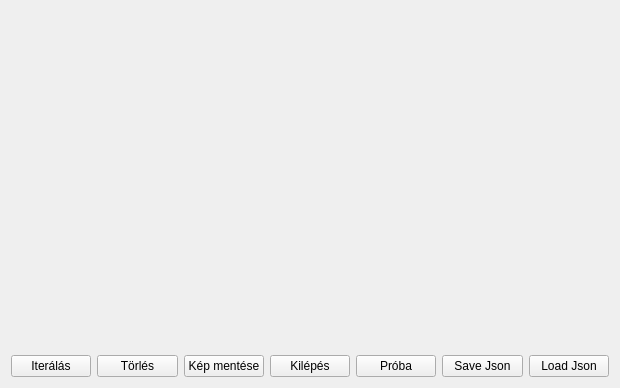
<?xml version="1.0" encoding="UTF-8"?>
<ui version="4.0">
 <class>Widget</class>
 <widget class="QWidget" name="Widget">
  <property name="geometry">
   <rect>
    <x>0</x>
    <y>0</y>
    <width>620</width>
    <height>388</height>
   </rect>
  </property>
  <property name="windowTitle">
   <string>Widget</string>
  </property>
  <layout class="QHBoxLayout" name="horizontalLayout">
   <item>
    <layout class="QVBoxLayout" name="verticalLayout">
     <item>
      <spacer name="verticalSpacer">
       <property name="orientation">
        <enum>Qt::Vertical</enum>
       </property>
       <property name="sizeHint" stdset="0">
        <size>
         <width>20</width>
         <height>40</height>
        </size>
       </property>
      </spacer>
     </item>
     <item>
      <layout class="QHBoxLayout" name="horizontalLayout_2">
       <item>
        <widget class="QPushButton" name="iterateButton">
         <property name="text">
          <string>Iterálás</string>
         </property>
        </widget>
       </item>
       <item>
        <widget class="QPushButton" name="resetButton">
         <property name="text">
          <string>Törlés</string>
         </property>
        </widget>
       </item>
       <item>
        <widget class="QPushButton" name="saveImageButton">
         <property name="text">
          <string>Kép mentése</string>
         </property>
        </widget>
       </item>
       <item>
        <widget class="QPushButton" name="exitButton">
         <property name="text">
          <string>Kilépés</string>
         </property>
        </widget>
       </item>
       <item>
        <widget class="QPushButton" name="initButton">
         <property name="text">
          <string>Próba</string>
         </property>
        </widget>
       </item>
       <item>
        <widget class="QPushButton" name="saveJsonButton">
         <property name="text">
          <string>Save Json</string>
         </property>
        </widget>
       </item>
       <item>
        <widget class="QPushButton" name="loadJsonButton">
         <property name="text">
          <string>Load Json</string>
         </property>
        </widget>
       </item>
      </layout>
     </item>
    </layout>
   </item>
  </layout>
 </widget>
 <resources/>
 <connections/>
</ui>
